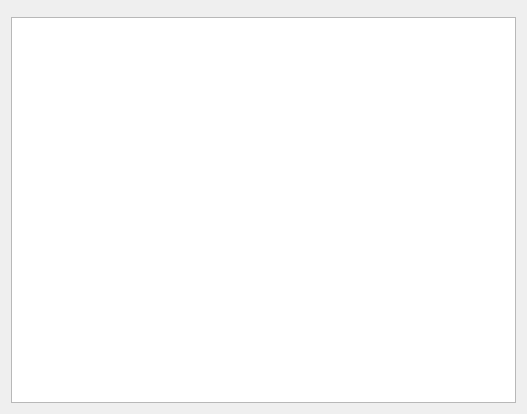
<?xml version="1.0" encoding="UTF-8"?>
<ui version="4.0">
 <class>w_bt_dish_base_material</class>
 <widget class="QDialog" name="w_bt_dish_base_material">
  <property name="geometry">
   <rect>
    <x>0</x>
    <y>0</y>
    <width>527</width>
    <height>414</height>
   </rect>
  </property>
  <property name="windowTitle">
   <string>Dialog</string>
  </property>
  <layout class="QVBoxLayout" name="verticalLayout">
   <item>
    <widget class="lds_toolbar" name="frame">
     <property name="frameShape">
      <enum>QFrame::NoFrame</enum>
     </property>
     <property name="frameShadow">
      <enum>QFrame::Raised</enum>
     </property>
    </widget>
   </item>
   <item>
    <widget class="lds_tableView" name="tableView"/>
   </item>
  </layout>
 </widget>
 <customwidgets>
  <customwidget>
   <class>lds_toolbar</class>
   <extends>QFrame</extends>
   <header>lds_toolbar.h</header>
   <container>1</container>
  </customwidget>
  <customwidget>
   <class>lds_tableView</class>
   <extends>QTableView</extends>
   <header>lds_tableview.h</header>
  </customwidget>
 </customwidgets>
 <resources/>
 <connections/>
</ui>
